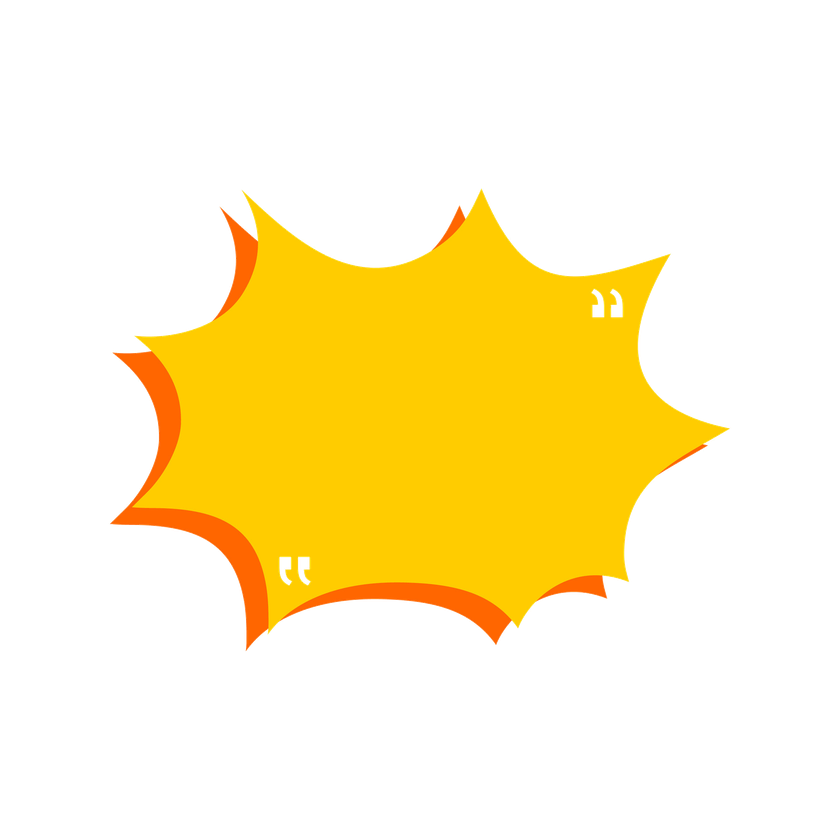
#> input picture goodsoup/assets/yellowredspike.png, 840 x 840 px, shrunk from 1919 x 1920 before the run, found by its file name
$ python lookhere.py
#> lines starting #> are read from the running program, lines starting #| are printed output that depends on the picture
#!/usr/bin/env python3
# -*- coding: utf-8 -*-
## # NOTE TO SELF NEED TO MAKE IT SO U CAN ALSO GENERATE
#.    A COLLAGE OBJ WITH FOLDER
## THEN U ADD ITEMS MANUALLY OR BY HAND
## WHEN U CONFIRM IT MOVES ALL THE IMAGES BACK TO MAIN FOLDER
from PIL import Image
PRICEBOX_PATH = 'yellowredspike.png'

def crop_non_transparent(image_path, output_path):
    """
    Crops the non-transparent part of an image.

    Args:
        image_path (str): Path to the input image.
        output_path (str): Path to save the cropped image.
    """
#> called with image_path = 'yellowredspike.png', output_path = 'yellowredspike.png'
    try:
        img = Image.open(image_path)
#> img is the input picture: PIL image 840x840 RGBA; mean R, G, B, A 62.4, 47.9, 1.4, 60.7

        # Get the bounding box of the non-transparent region
        bbox = img.getbbox()
#> bbox = (106, 186, 734, 654)

        if bbox:
            # Crop the image to the bounding box
            cropped_img = img.crop(bbox)
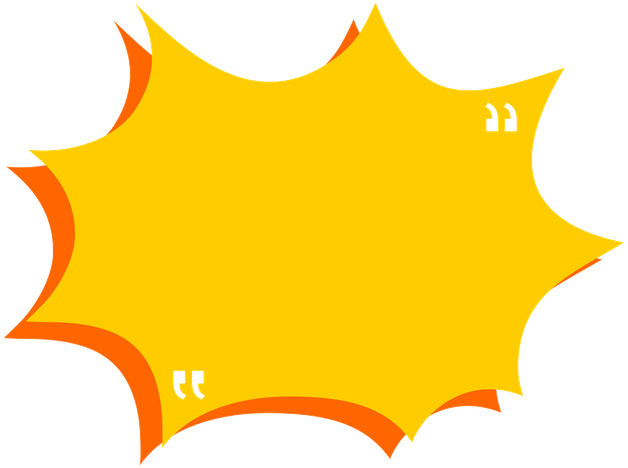
#> cropped_img: PIL image 628x468 RGBA; mean R, G, B, A 149.8, 115.1, 3.4, 145.8; transparent parts drawn white
            cropped_img.save(output_path)
            print(f"Image successfully cropped and saved to {output_path}")
        else:
            print("No non-transparent pixels found in the image.")

    except FileNotFoundError:
        print(f"Error: Image not found at {image_path}")
    except Exception as e:
        print(f"An error occurred: {e}")

# Example usage:
input_image = PRICEBOX_PATH  # Replace with your image file
output_image = PRICEBOX_PATH
crop_non_transparent(input_image, output_image)
